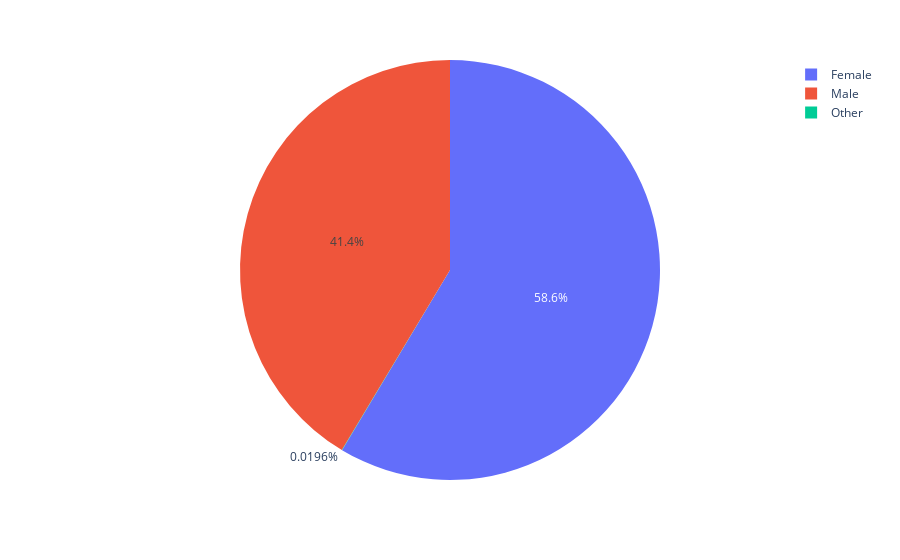

Here is the notebook cell this chart was saved with:
### Code cell
px.pie(df_avc, 'gender')

### Figure 1 — Plotly figure (JSON) as saved in the notebook; plotly's stock layout.template omitted (floating-point values rounded to 4 significant figures; data arrays with more than 128 entries replaced by an {"elided": "..."} marker saying what was removed)
{"data": [{"domain": {"x": [0, 1], "y": [0, 1]}, "hovertemplate": "gender=%{label}<extra></extra>", "labels": {"elided": "5110 str values"}, "legendgroup": "", "name": "", "showlegend": true, "type": "pie"}], "layout": {"legend": {"tracegroupgap": 0}, "margin": {"t": 60}}}
